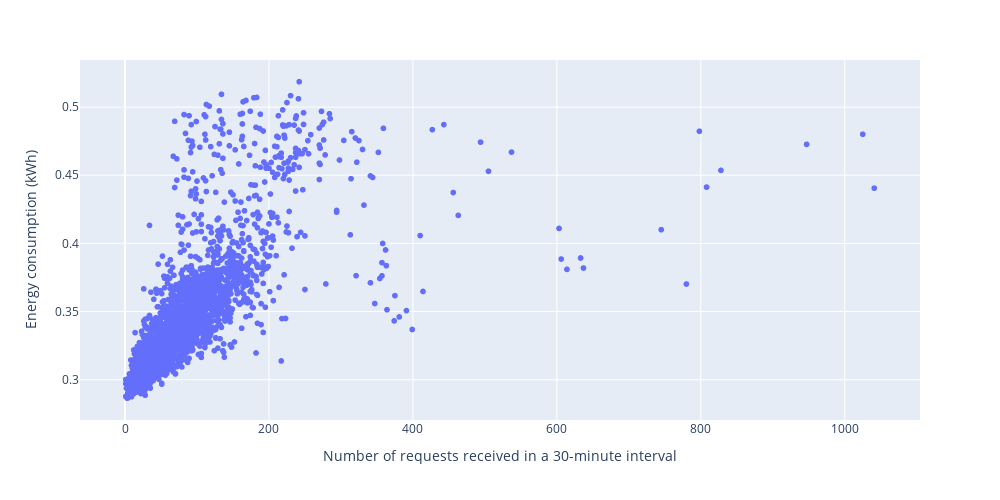

Notebook code cell kept with this figure:
### Code cell
fig5= alllogdf.plot(kind="scatter", x="requests", y="Energy by interval")
fig5.update_layout(
    autosize=False,
    width=1000,
    height=500,
    xaxis_title= "Number of requests received in a 30-minute interval",
    yaxis_title="Energy consumption (kWh)",
)

### Figure 1 — Plotly figure (JSON) as saved in the notebook; plotly's stock layout.template omitted (floating-point values rounded to 4 significant figures; data arrays with more than 128 entries replaced by an {"elided": "..."} marker saying what was removed)
{"data": [{"hovertemplate": "requests=%{x}<br>Energy by interval=%{y}<extra></extra>", "legendgroup": "", "marker": {"color": "#636efa", "symbol": "circle"}, "mode": "markers", "name": "", "showlegend": false, "type": "scattergl", "x": {"elided": "2471 int values"}, "xaxis": "x", "y": {"elided": "2471 float values"}, "yaxis": "y"}], "layout": {"autosize": false, "height": 500, "legend": {"tracegroupgap": 0}, "margin": {"t": 60}, "width": 1000, "xaxis": {"anchor": "y", "domain": [0, 1], "title": {"text": "Number of requests received in a 30-minute interval"}}, "yaxis": {"anchor": "x", "domain": [0, 1], "title": {"text": "Energy consumption (kWh)"}}}}
